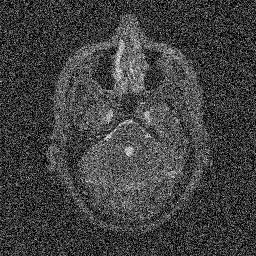
#> input picture frame 2 of HW1/Input_data/MRI-Head.avi, 256 x 256 px
$ python HW1_3.py
#> lines starting #> are read from the running program, lines starting #| are printed output that depends on the picture
import cv2 as cv
import numpy as np
import matplotlib.pyplot as plt

#A


vid = cv.VideoCapture('Input_data/MRI-Head.avi')
frames = []
i = 0
frame_numbers = int(vid.get(cv.CAP_PROP_FRAME_COUNT))  # to get the number of frames
for i in range(frame_numbers):
    ret, frame = vid.read()
#> (the run stopped early here; a loop or call above may not have finished)

$ run again, starting later in the video
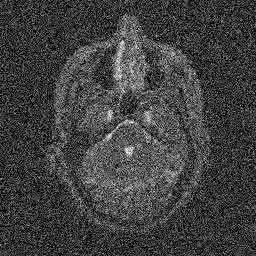
#> input picture frame 9 of HW1/Input_data/MRI-Head.avi, 256 x 256 px

$ run again, starting later in the video
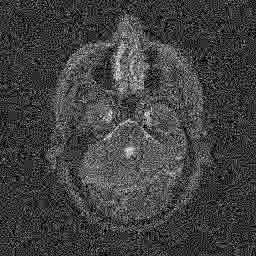
#> input picture frame 16 of HW1/Input_data/MRI-Head.avi, 256 x 256 px
